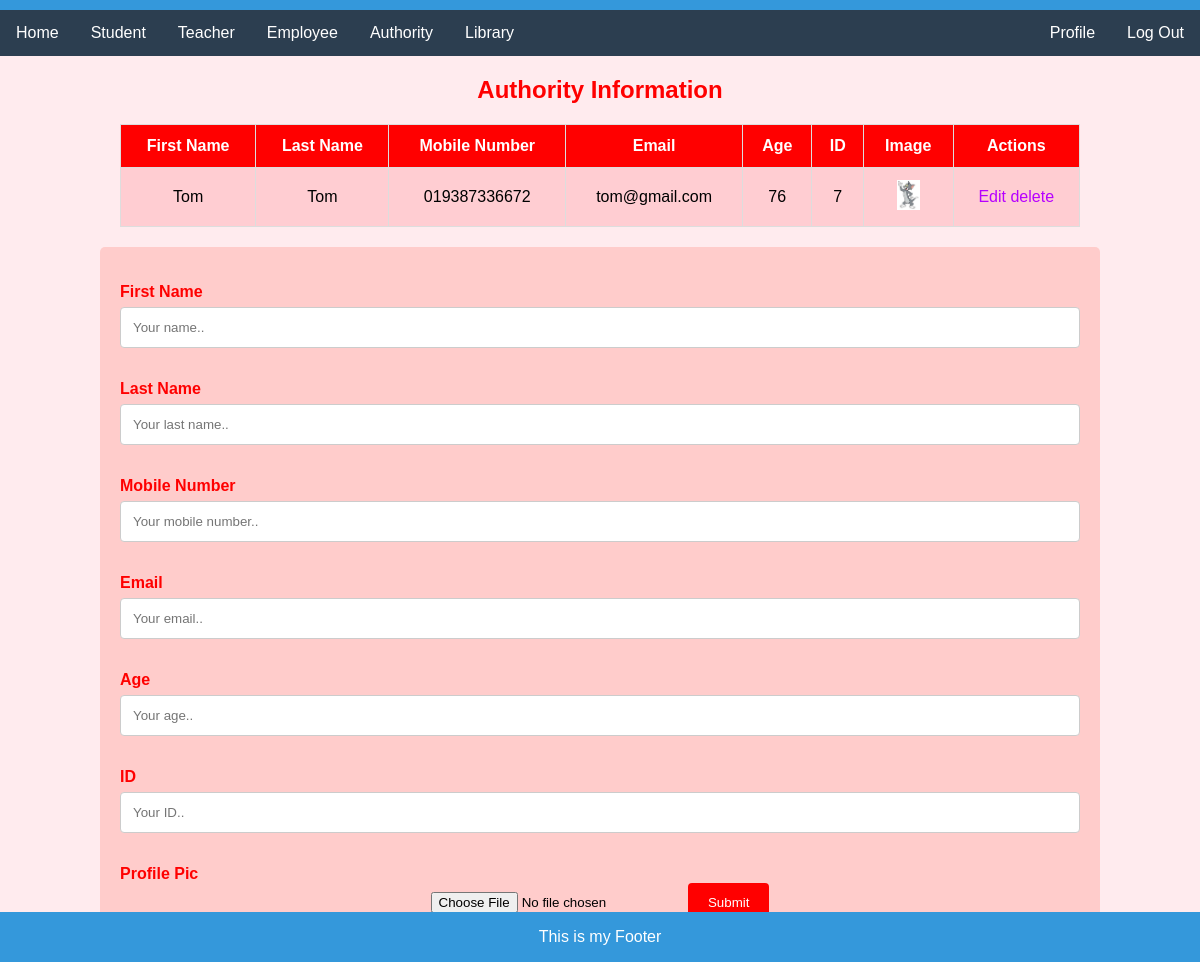
/authorityPage (signed in), run on an earlier commit of the app's database.
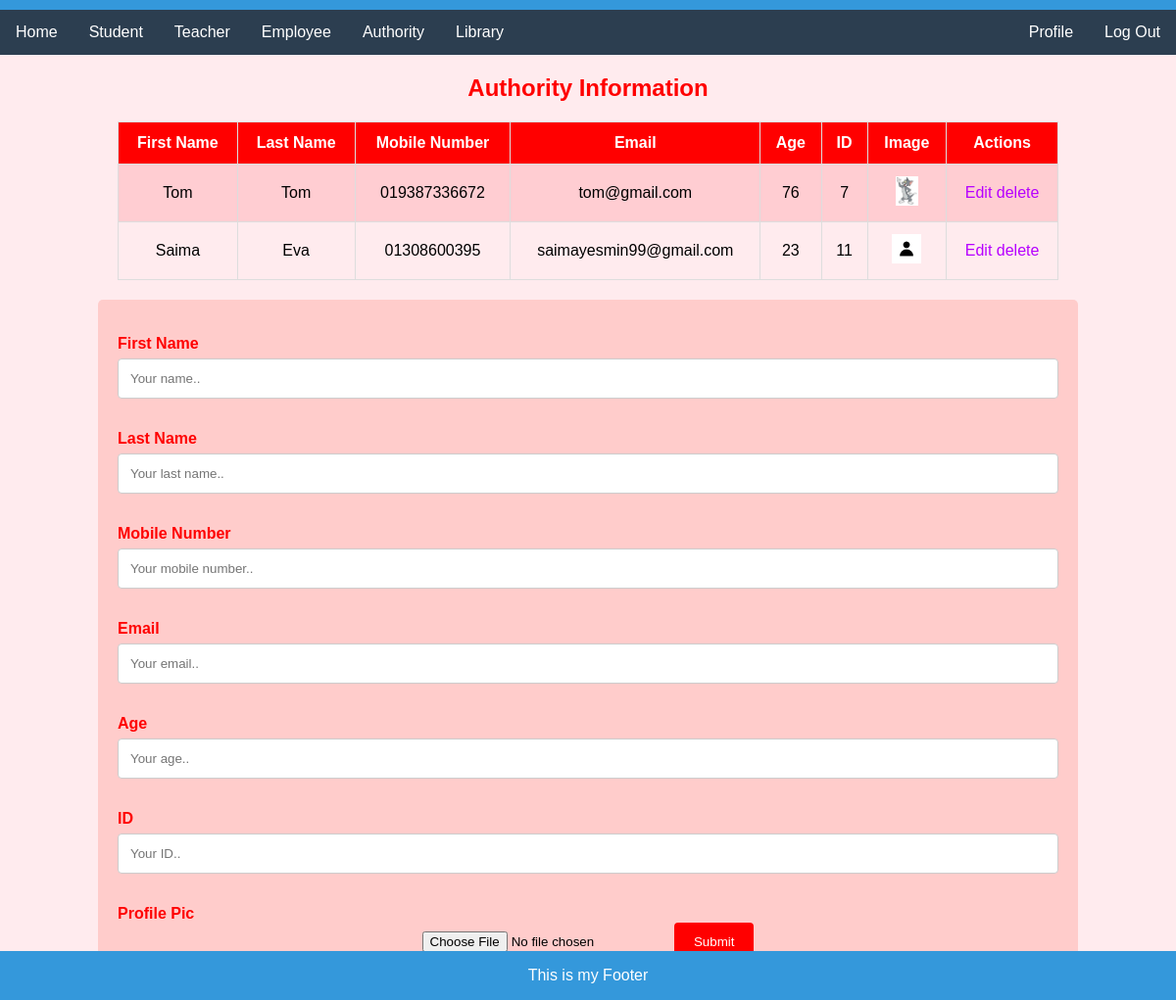
And on a later commit of the database.
### myApp/models.py (models this page shows, shortened)
class Authority(models.Model):
    First_Name=models.CharField(max_length=100, null=True)
    Last_Name=models.CharField(max_length=100, null=True)
    Mobile=models.CharField(max_length=100, null=True)
    Email=models.CharField(max_length=100, null=True)
    Age=models.CharField(max_length=100, null=True)
    ID=models.IntegerField(max_length=100, null=True)
    profile_pic=models.ImageField(upload_to="media/profile_pic",null=True)

### myProject/views.py (the view)
# urls.py: path('authorityPage',authorityPage,name="authorityPageUrl"),
@login_required
def authorityPage(request):
    authority = Authority.objects.all()
    context={
        "auth":authority,
    }
    return render(request,"authority.html",context)

### template/authority.html (shortened to what this page needs)
{% extends "home.html" %}
{% block content %}
<!DOCTYPE html>
<html lang="en">
<head>
</head>
<body>
  <h2>Authority Information</h2>
  <table>
    <tr>
      <th>First Name</th>
      <th>Last Name</th>
      <th>Mobile Number</th>
      <th>Email</th>
      <th>Age</th>
      <th>ID</th>
      <th>Image</th>
      <th>Actions</th>
    </tr>
    {% for i in auth %}
    <tr>
      <td>{{i.First_Name}}</td>
      <td>{{i.Last_Name}}</td>
      <td>{{i.Mobile}}</td>
      <td>{{i.Email}}</td>
      <td>{{i.Age}}</td>
      <td>{{i.ID}}</td>
      <td>
        <img src="/media/{{i.profile_pic}}" height="30px">
      </td>
      <td>
        <a href="{% url 'editAuthority' i.id  %}">Edit</a>
        <a href="{% url 'deleteAuthority' i.id  %}">delete</a>
      </td>
    </tr>
    {% endfor %}
  </table>
  <div class="container">
    <form action="{%url 'authorityAdd'%}" method='post' enctype="multipart/form-data">
    <form>
      <label for="fname">First Name</label>
      <input type="text" id="fname" name="fname" placeholder="Your name..">
      <label for="lastname">Last Name</label>
      <input type="text" id="lastname" name="lname" placeholder="Your last name..">
      <label for="Mobile">Mobile Number</label>
      <input type="text" id="lname" name="mobile" placeholder="Your mobile number..">
      <label for="email">Email</label>
      <input type="text" id="email" name="email" placeholder="Your email..">
      <label for="age">Age</label>
      <input type="text" id="age" name="age" placeholder="Your age..">
      <label for="ID">ID</label>
      <input type="text" id="ID" name="ID" placeholder="Your ID..">
      <label for="age">Profile Pic</label>
      <input type="file" id="age" name="profile_pic" placeholder="Your Picture..">
      <input type="submit" value="Submit">
    </form>
  </div>
</body>
</html>
{% endblock %}

What changed in the data, as far as the page shows it:
added Authority: First_Name "Saima", Last_Name "Eva", Mobile "01308600395", Email "saimayesmin99@gmail.com", Age "23", ID "11", profile_pic (placeholder picture)
